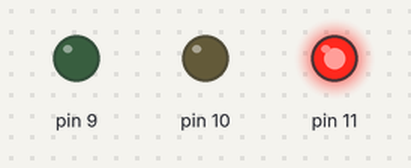
Bench run of a sketch on a simulated Arduino Uno, built with avr-gcc and run on an emulated ATmega328P. On the bench: output pins drawn as LEDs (lit = HIGH).

Above: at 2.5 s.
At 6.2 s:
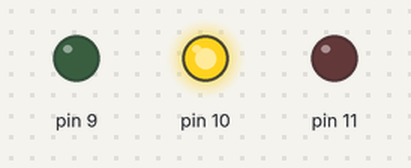
At 10.0 s:
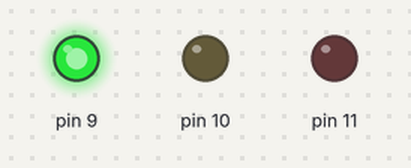
Timing chart, 0 to 16.3 s (numbered marks = the images above):
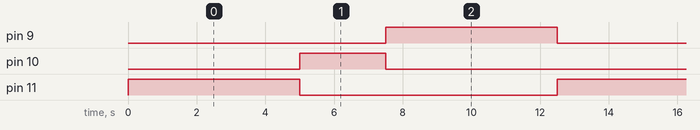

The sketch:

sketch.ino
```cpp
void setup() {
  pinMode(11, OUTPUT);
  pinMode(10, OUTPUT);
  pinMode(9, OUTPUT);
}

void loop() {
	digitalWrite(11, HIGH);
   	delay(5000);
  	digitalWrite(11, LOW);
  	digitalWrite(10, HIGH);
  	delay(2500);
  	digitalWrite(10, LOW);
  	digitalWrite(9, HIGH);
  	delay(5000);
  	digitalWrite(9, LOW);
}
```

Measured:
- by itself, pin 9, pin 11: alternates HIGH for 5.0 s and LOW for 7.5 s
- by itself, pin 10: alternates HIGH for 2.5 s and LOW for 10.0 s
- by itself, everything shown: repeats every 12.5 s, in 4 steps
